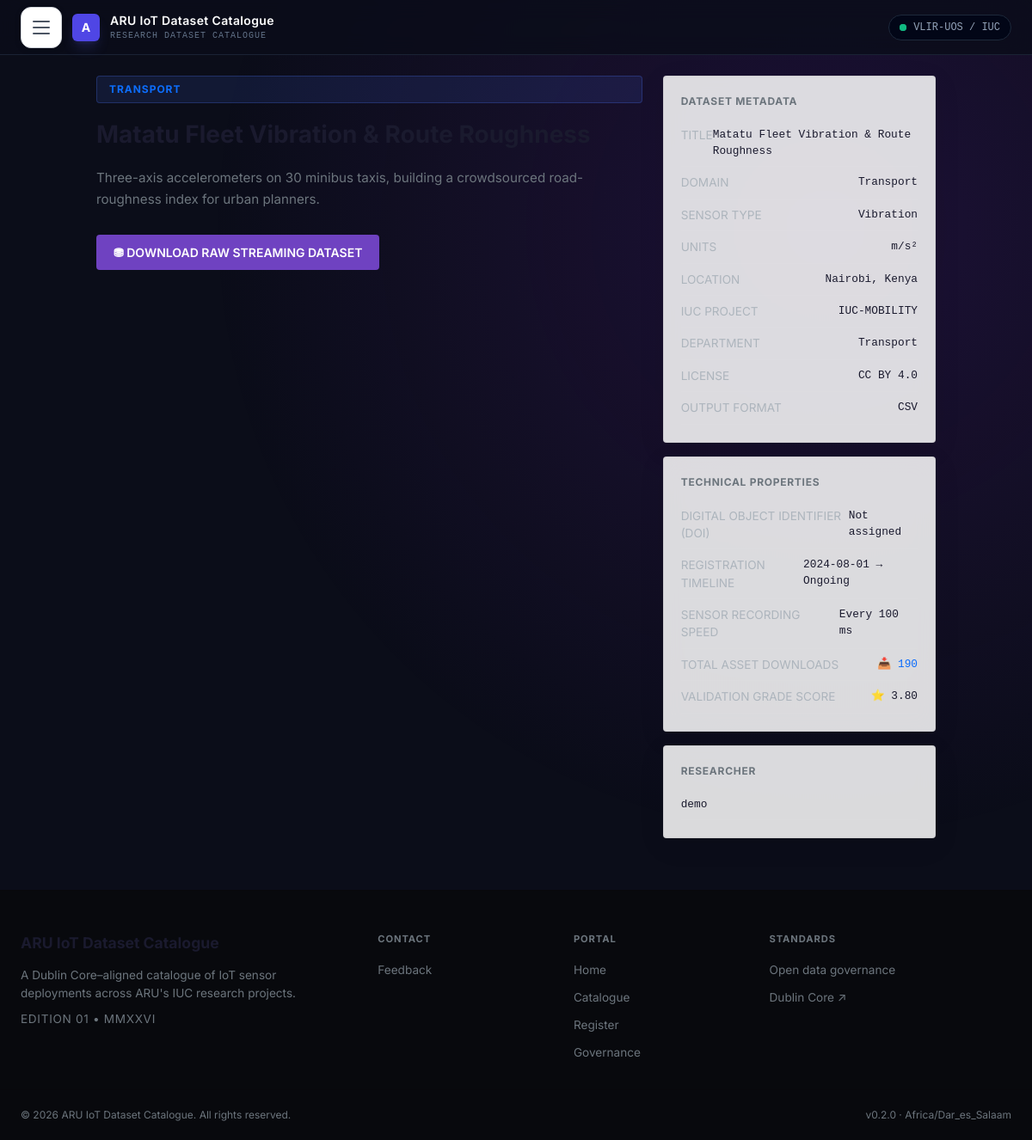
Before: /dataset/21/ with the older database file.
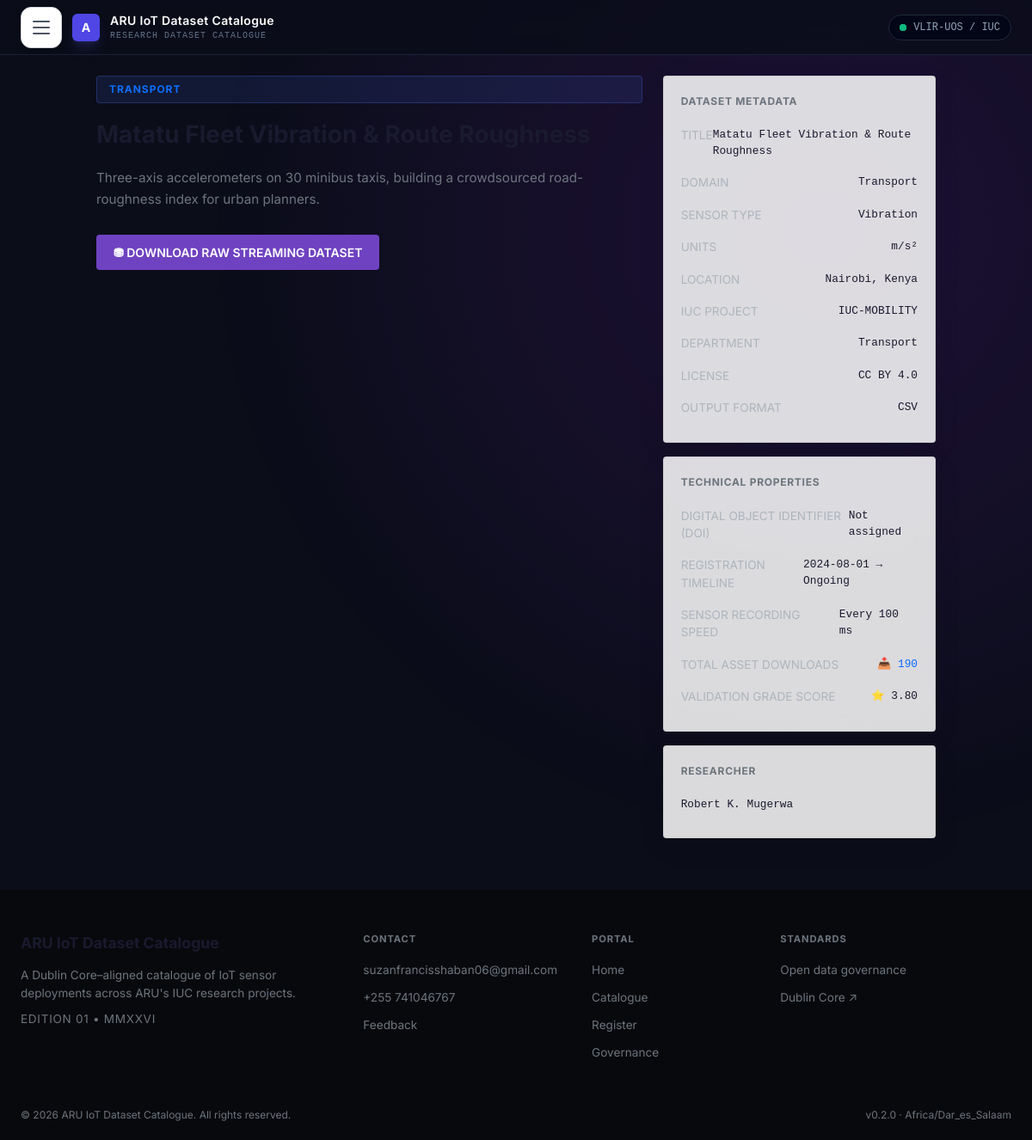
After: the same page with the newer database file.
### catalogue/models.py (models this page shows, shortened)
class Dataset(models.Model):
    STATUS_CHOICES = [
        ('draft', 'Draft'),
        ('pending', 'Pending Review'),
        ('live', 'Live'),
    ]
    SENSOR_TYPE_CHOICES = [
        ('Temperature', 'Temperature'),
        ('Humidity', 'Humidity'),
        ('Air Quality', 'Air Quality'),
        ('Water Quality', 'Water Quality'),
        ('Energy', 'Energy'),
        ('Motion', 'Motion'),
        ('Sound', 'Sound'),
        ('Light', 'Light'),
        ('Other', 'Other'),
    ]
    OUTPUT_FORMAT_CHOICES = [
        ('CSV', 'CSV'),
        ('JSON', 'JSON'),
        ('Parquet', 'Parquet'),
        ('XML', 'XML'),
        ('Other', 'Other'),
    ]
    LICENSE_CHOICES = [
        ('CC BY 4.0', 'CC BY 4.0'),
        ('CC0', 'CC0'),
        ('CC BY-SA 4.0', 'CC BY-SA 4.0'),
        ('MIT', 'MIT'),
        ('Other', 'Other'),
    ]
    title = models.CharField(max_length=255, blank=True)
    description = models.TextField(blank=True)
    researcher = models.ForeignKey(User, on_delete=models.CASCADE, related_name='datasets')
    lead_researcher = models.CharField(max_length=255, blank=True, help_text='Name to display as the lead researcher for this dataset.')
    domain = models.ForeignKey(Domain, on_delete=models.PROTECT, related_name='datasets')
    sensor_type = models.CharField(max_length=100, choices=SENSOR_TYPE_CHOICES, blank=True)
    iuc_project_code = models.CharField(max_length=100, blank=True)
    output_format = models.CharField(max_length=20, choices=OUTPUT_FORMAT_CHOICES, default='CSV')
    location = models.CharField(max_length=255, blank=True)
    update_frequency = models.CharField(max_length=50, blank=True)
    start_date = models.DateField(null=True, blank=True)
    end_date = models.DateField(null=True, blank=True)
    units_of_measurement = models.CharField(max_length=100, blank=True)
    quality_score = models.DecimalField(
        max_digits=3,
        decimal_places=2,
        default=0.00,
        validators=[MinValueValidator(0), MaxValueValidator(5)]
    )
    license = models.CharField(max_length=100, choices=LICENSE_CHOICES, default='CC BY 4.0')
    download_link = models.URLField(null=True, blank=True)
    department = models.CharField(max_length=100, blank=True)
    data_file = models.FileField(upload_to='datasets/', blank=True, null=True)
    doi = models.CharField(max_length=100, blank=True, null=True)
    status = models.CharField(max_length=10, choices=STATUS_CHOICES, default='draft')
    download_count = models.PositiveIntegerField(default=0)
    created_at = models.DateTimeField(auto_now_add=True)
    class Meta:
        ordering = ['-created_at']

class Domain(models.Model):
    name = models.CharField(max_length=100, unique=True)
    slug = models.SlugField(max_length=100, unique=True)
    description = models.TextField(blank=True)
    is_active = models.BooleanField(default=True)
    class Meta:
        ordering = ['name']

class SystemSetting(models.Model):
    SETTING_TYPE_CHOICES = [
        ('text', 'Text'),
        ('number', 'Number'),
        ('boolean', 'Boolean'),
        ('email', 'Email'),
        ('url', 'URL'),
        ('choice', 'Choice'),
        ('file', 'File'),
    ]
    key = models.CharField(max_length=100, unique=True)
    value = models.TextField(blank=True)
    setting_type = models.CharField(max_length=20, choices=SETTING_TYPE_CHOICES, default='text')
    category = models.CharField(max_length=50, blank=True)
    description = models.TextField(blank=True)
    is_required = models.BooleanField(default=False)
    updated_at = models.DateTimeField(auto_now=True)
    class Meta:
        ordering = ['category', 'key']

### catalogue/views.py (the view)
# urls.py: path('dataset/<int:dataset_id>/', views.dataset_detail_view, name='dataset_detail'),
def dataset_detail_view(request, dataset_id):
    qs = Dataset.objects.select_related('domain', 'researcher')
    if request.user.is_authenticated:
        dataset = get_object_or_404(qs, Q(id=dataset_id, status='live') | Q(id=dataset_id, researcher=request.user))
    else:
        dataset = get_object_or_404(qs, id=dataset_id, status='live')
    dataset.download_count += 1
    dataset.save(update_fields=['download_count'])
    AuditLog.objects.create(
        user=request.user if request.user.is_authenticated else None,
        action_type='view',
        ip_address=get_client_ip(request),
        endpoint_path=f'/catalogue/{dataset_id}/',
        details=f"Viewed dataset: {dataset.title}"
    )
    context = {'dataset': dataset}
    return render(request, 'dataset_detail.html', context)

### catalogue/views.py (called while the page is built)
def get_client_ip(request):
    x_forwarded_for = request.META.get('HTTP_X_FORWARDED_FOR')
    if x_forwarded_for:
        return x_forwarded_for.split(',')[0]
    return request.META.get('REMOTE_ADDR')

### iot_portal/context_processors.py (called while the page is built, shortened)
def user_timezone_auto_detected(request):
    auto_detected = False
    if request.user.is_authenticated:
        try:
            auto_detected = getattr(request.user.profile, 'time_zone_auto_detected', False)
        except Exception:
            auto_detected = False
    return {
        'user_timezone_auto_detected': auto_detected,
    }

def user_theme_preference(request):
    theme = 'system'
    admin_theme = 'system'
    path = getattr(request, 'path', '')
    is_admin_path = any(path.startswith(prefix) for prefix in [
        '/dashboard/',
        '/analytics/',
        '/profile/',
        '/governance/',
        '/feedback-management/',
        '/portal-admin/',
    ])
    current_theme = admin_theme if is_admin_path else theme
    return {
        'user_theme_preference': theme,
        'user_admin_theme_preference': admin_theme,
        'current_theme': current_theme,
    }

### catalogue/templates/dataset_detail.html (shortened to what the changed rows need)
{% extends 'base.html' %}
{% block content %}
<div class="detail-layout">
    <div class="detail-main">
        <span class="detail-domain">{{ dataset.domain.name|upper }}</span>
        <h1 class="detail-title">{{ dataset.title }}</h1>
        <p class="detail-description">{{ dataset.description }}</p>
        <div style="margin-top:8px;">
            <a href="{% url 'dataset_download' dataset.id %}" class="btn btn-primary">⛃ DOWNLOAD RAW STREAMING DATASET</a>
        </div>
    </div>
    <aside class="detail-sidebar">
        <div class="sidebar-card glass-panel">
            <div class="sidebar-row">
                <span class="label">TITLE</span>
                <span class="value">{{ dataset.title }}</span>
            </div>
            <div class="sidebar-row">
                <span class="label">DOMAIN</span>
                <span class="value">{{ dataset.domain.name }}</span>
            </div>
            <div class="sidebar-row">
                <span class="label">SENSOR TYPE</span>
                <span class="value">{{ dataset.sensor_type|default:"Not specified" }}</span>
            </div>
            <div class="sidebar-row">
                <span class="label">UNITS</span>
                <span class="value">{{ dataset.units_of_measurement|default:"Not specified" }}</span>
            </div>
            <div class="sidebar-row">
                <span class="label">LOCATION</span>
                <span class="value" title="{{ dataset.location|default:'Not specified' }}">{{ dataset.location|default:"Not specified" }}</span>
            </div>
            <div class="sidebar-row">
                <span class="label">IUC PROJECT</span>
                <span class="value">{{ dataset.iuc_project_code|default:"Not specified" }}</span>
            </div>
            <div class="sidebar-row">
                <span class="label">DEPARTMENT</span>
                <span class="value">{{ dataset.department|default:"Not specified" }}</span>
            </div>
            <div class="sidebar-row">
                <span class="label">LICENSE</span>
                <span class="value">{{ dataset.license|default:"Not specified" }}</span>
            </div>
            <div class="sidebar-row">
                <span class="label">OUTPUT FORMAT</span>
                <span class="value">{{ dataset.output_format|default:"Not specified" }}</span>
            </div>
        </div>
        <div class="sidebar-card glass-panel">
            <div class="sidebar-row">
                <span class="label">REGISTRATION TIMELINE</span>
                <span class="value">
                    {% if dataset.start_date and dataset.end_date %}
                        {{ dataset.start_date|date:"Y-m-d" }} → {{ dataset.end_date|date:"Y-m-d" }}
                    {% elif dataset.start_date %}
                        {{ dataset.start_date|date:"Y-m-d" }} → Ongoing
                    {% elif dataset.end_date %}
                        Planned until {{ dataset.end_date|date:"Y-m-d" }}
                    {% else %}
                        {% if dataset.status == 'live' %}Approved{% elif dataset.status == 'pending' %}Pending{% else %}Not Approved{% endif %}
                    {% endif %}
                </span>
            </div>
            <div class="sidebar-row">
                <span class="label">SENSOR RECORDING SPEED</span>
                <span class="value">{{ dataset.update_frequency|default:"5 min" }}</span>
            </div>
            <div class="sidebar-row">
                <span class="label">TOTAL ASSET DOWNLOADS</span>
                <span class="value" style="color:var(--accent-cyan);">📥 {{ dataset.download_count }}</span>
            </div>
            <div class="sidebar-row">
                <span class="label">VALIDATION GRADE SCORE</span>
                <span class="value">⭐ {{ dataset.quality_score|default:"4.0" }}</span>
            </div>
        </div>
        <div class="sidebar-card glass-panel">
            <div class="sidebar-row">
                <span class="value">{{ dataset.lead_researcher|default:dataset.researcher.get_full_name|default:dataset.researcher.username }}</span>
            </div>
        </div>
    </aside>
</div>
{% endblock %}

### catalogue/templates/base.html (shortened to what the changed rows need)
{% load static socialaccount i18n humanize %}
<!DOCTYPE html>
<html lang="en" data-theme="{{ current_theme }}">
<head>
    <script src="https://cdn.tailwindcss.com"></script>
    <link rel="stylesheet" href="{% static 'css/style.css' %}?v=20260718">
    <link rel="stylesheet" href="{% static 'css/theme.css' %}?v=20260718">
</head>
<body class="bg-midnight-950 text-slate-300 font-sans antialiased">
    <div class="container">
        {% block content %}
        {% endblock %}
    </div>
    <footer class="site-footer">
        <div class="footer-container">
            <div class="footer-col">
                <div class="footer-brand">{{ general_settings.portal_name|default:'ARU IoT Dataset Catalogue' }}</div>
                <p class="footer-desc">A Dublin Core–aligned catalogue of IoT sensor deployments across {{ general_settings.institution_name|default:"ARU" }}'s IUC research projects.</p>
                <p class="footer-edition">EDITION 01 • MMXXVI</p>
            </div>
            <div class="footer-col">
                <ul>
                    {% if general_settings.contact_email %}
                    <li><a href="mailto:{{ general_settings.contact_email }}">{{ general_settings.contact_email }}</a></li>
                    {% endif %}
                    {% if general_settings.contact_phone %}
                    <li><a href="tel:{{ general_settings.contact_phone }}">{{ general_settings.contact_phone }}</a></li>
                    {% endif %}
                </ul>
            </div>
        </div>
        <div class="footer-bottom">
            <span>© 2026 {{ general_settings.institution_name|default:'ARU' }} IoT Dataset Catalogue. All rights reserved.</span>
            <span>v0.2.0 · {{ general_settings.time_zone|default:'Africa/Dar_es_Salaam' }}</span>
        </div>
    </footer>
</body>
</html>

Changed rows visible on the page:
changed Dataset "Matatu Fleet Vibration & Route Roughness": lead_researcher "demo" → "Robert K. Mugerwa"
added SystemSetting: portal_name "ARU IoT Dataset Catalogue"
added SystemSetting: institution_name "ARU"
added SystemSetting: contact_email "suzanfrancisshaban06@gmail.com"
added SystemSetting: contact_phone "+255 741046767"
added SystemSetting: time_zone "Africa/Dar_es_Salaam"
Other visible differences:
{{ general_settings.portal_name|default:'ARU IoT Dataset Catalogue' }}: "ARU IoT Dataset Catalogue" → (not shown)
{{ general_settings.institution_name|default:"ARU" }}: "ARU" → (not shown)
{{ general_settings.institution_name|default:'ARU' }}: "ARU" → (not shown)
{{ general_settings.time_zone|default:'Africa/Dar_es_Salaam' }}: "Africa/Dar_es_Salaam" → (not shown)
